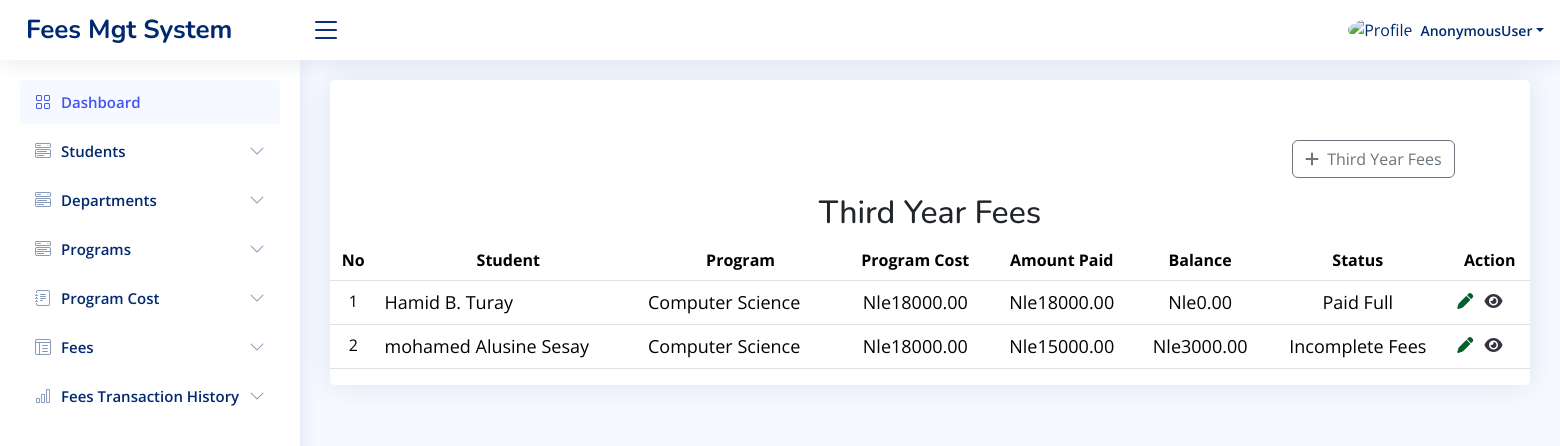
/cs_fees3/, run on the app's committed database.
### app/models.py (models this page shows, shortened)
class CS_Fees3(models.Model):
    student_name = models.CharField(max_length=100)
    id_number = models.CharField(max_length=20)
    program = models.ForeignKey(Programs, on_delete=models.CASCADE, related_name='cs_fees3_programs')  # Added related_name to avoid clash
    program_details = models.ForeignKey(Programs, on_delete=models.CASCADE, related_name='cs_fees3_program_details', null=True, blank=True)  # Updated related_name
    department = models.ForeignKey(Department, on_delete=models.CASCADE, related_name='cs_fees3_departments')  # Added related_name to avoid clash
    sum_of = models.CharField(max_length=200)
    paid_for = models.CharField(max_length=200, default='Tuition Fees')
    check_no = models.BigIntegerField(null=True, blank=True)
    receipt_no = models.CharField(max_length=20, unique=True, blank=True)
    amount_paid = models.DecimalField(max_digits=10, decimal_places=2)
    level = models.CharField(max_length=20, choices=LEVEL1)
    payment_date = models.DateField(null=True)
    second_payment_date = models.DateField(null=True, blank=True)
    cost_of_program = models.ForeignKey(CS_Cost3, on_delete=models.CASCADE, related_name='cs_fees3_cost_of_program_payments')  # Updated related_name
    paid_fees = models.DecimalField(max_digits=10, decimal_places=2, default=0.00)
    payment_slip = models.FileField(upload_to='payment_slips/', blank=True, null=True)
    second_payment_slip = models.FileField(upload_to='payment_slips/', blank=True, null=True)
    payment_status = models.CharField(max_length=20, choices=[
        ('Paid Full', 'Paid Full'),
        ('Incomplete Fees', 'Incomplete Fees'),
    ])
    def balance(self):
        return Decimal(self.cost_of_program.program_fees) - self.paid_fees

class Programs(models.Model):
    program_name = models.CharField(max_length=100)
    department = models.ForeignKey(Department, on_delete=models.CASCADE)

class CS_Cost3(models.Model):
    program_name = models.CharField(max_length=100,null=True)
    program_duration = models.PositiveIntegerField()
    program_fees = models.DecimalField(max_digits=10, decimal_places=2)
    department = models.ForeignKey(Department, on_delete=models.CASCADE)
    all_program = models.ForeignKey(Programs, on_delete=models.CASCADE)

### app/views.py (the view, shortened to what this page needs)
# urls.py: path('cs_fees3/', views.cs_fees3, name='cs_fees3'),
def cs_fees3(request):
    fees3 = CS_Fees3.objects.all()
    cs_cost3 = CS_Cost3.objects.all()
    departments = Department.objects.all()
    all_programs = Programs.objects.all()
    return render(request, 'cs_fees3.html', {
        'cs_cost3': cs_cost3,
        'fees3': fees3,
        'departments': departments,
        'all_programs': all_programs,
    })

### templates/cs_fees3.html (shortened to what this page needs)
{% load static %}
<!DOCTYPE html>
<html lang="en">
<head>
    <link href="{% static 'vendor1/bootstrap/css/bootstrap.min.css' %}" rel="stylesheet">
    <link href="{% static 'vendor1/bootstrap-icons/bootstrap-icons.css' %}" rel="stylesheet">
    <link href="{% static 'vendor1/boxicons/css/boxicons.min.css' %}" rel="stylesheet">
    <link href="{% static 'vendor1/quill/quill.snow.css' %}" rel="stylesheet">
    <link href="{% static 'vendor1/quill/quill.bubble.css' %}" rel="stylesheet">
    <link href="{% static 'vendor1/remixicon/remixicon.css' %}" rel="stylesheet">
    <link href="{% static 'vendor1/simple-datatables/style.css' %}" rel="stylesheet">
    <link rel="stylesheet" href="https://cdnjs.cloudflare.com/ajax/libs/font-awesome/6.6.0/css/all.min.css" />
    <link href="{% static 'css1/style.css' %}" rel="stylesheet">
  </head>
<body>
 <header id="header" class="header fixed-top d-flex align-items-center">
  <div class="d-flex align-items-center justify-content-between">
    <a href="{% url 'main_home' %}" class="logo d-flex align-items-center">
      <span class="d-none d-lg-block">Fees Mgt System</span>
    </a>
    <i class="bi bi-list toggle-sidebar-btn"></i>
  </div>
  <nav class="header-nav ms-auto">
    <ul class="d-flex align-items-center">
      <li class="nav-item dropdown pe-3">
        <a class="nav-link nav-profile d-flex align-items-center pe-0" href="#" data-bs-toggle="dropdown">
          <img src="{% static 'img1/cusl.png' %}" alt="Profile" class="rounded-circle">
          <span class="d-none d-md-block dropdown-toggle ps-2">{{user}}</span>
        </a>
      </li>
    </ul>
  </nav>
</header>
  <aside id="sidebar" class="sidebar">
    <ul class="sidebar-nav" id="sidebar-nav">
      <li class="nav-item">
        <a class="nav-link " href="{% url 'main_home' %}">
          <i class="bi bi-grid"></i>
          <span>Dashboard</span>
        </a>
      </li>
      <li class="nav-item">
        <a class="nav-link collapsed" data-bs-target="#components-nav" data-bs-toggle="collapse" href="#">
          <i class="bi bi-menu-button-wide"></i><span>Students</span><i class="bi bi-chevron-down ms-auto"></i>
        </a>
      </li>
      <li class="nav-item">
        <a class="nav-link collapsed" data-bs-target="#components-nav2" data-bs-toggle="collapse" href="#">
          <i class="bi bi-menu-button-wide"></i><span>Departments</span><i class="bi bi-chevron-down ms-auto"></i>
        </a>
      </li>
      <li class="nav-item">
        <a class="nav-link collapsed" data-bs-target="#components-nav1" data-bs-toggle="collapse" href="#">
          <i class="bi bi-menu-button-wide"></i><span>Programs</span><i class="bi bi-chevron-down ms-auto"></i>
        </a>
      </li>
      <li class="nav-item">
        <a class="nav-link collapsed" data-bs-target="#forms-nav" data-bs-toggle="collapse" href="#">
          <i class="bi bi-journal-text"></i><span>Program Cost</span><i class="bi bi-chevron-down ms-auto"></i>
        </a>
      </li>
      <li class="nav-item">
        <a class="nav-link collapsed" data-bs-target="#tables-nav" data-bs-toggle="collapse" href="#">
          <i class="bi bi-layout-text-window-reverse"></i><span>Fees</span><i class="bi bi-chevron-down ms-auto"></i>
        </a>
      </li>
      <li class="nav-item">
        <a class="nav-link collapsed" data-bs-target="#charts-nav" data-bs-toggle="collapse" href="#">
          <i class="bi bi-bar-chart"></i><span>Fees Transaction History</span><i class="bi bi-chevron-down ms-auto"></i>
        </a>
      </li>
    </ul>
  </aside>
  <main id="main" class="main">
    <section class="section">
      <div class="row">
        <div class="col-lg-12">
          <div class="card">
            <div class="container">
                <div class="row" style="margin-top: 60px;">
                    <div class="col-md-12" style="margin-left: 950px;">
                        <a href="" class="btn btn-outline-secondary" data-bs-target="#exampleModalToggle" data-bs-toggle="modal">
                            <i class="fa fa-plus" aria-hidden="true"></i>
                            <span class="ms-1">Third Year Fees</span>
                        </a>
                    </div>
                </div>
            </div>
            <h2 class="text-center mt-3">Third Year Fees</h2>
              <table class="table datatable">
                <thead>
                  <tr>
                    <th style="font-size: 16px; text-align: center;">No</th>
                    <th style="font-size: 16px; text-align: center;">Student</th>
                    <th style="font-size: 16px; text-align: center;">Program</th>
                    <th style="font-size: 16px; text-align: center;">Program Cost</th>
                    <th style="font-size: 16px; text-align: center;">Amount Paid</th>
                    <th style="font-size: 16px; text-align: center;">Balance</th>
                    <th style="font-size: 16px; text-align: center;">Status</th>
                    <th style="font-size: 16px; text-align: center;">Action</th>
                  </tr>
                </thead>
                <tbody>
               {% for fee3 in fees3 %}
                  <tr>
                    <td style="text-align: center;">{{forloop.counter}}</td>
                    <td style="font-size: 18px;">{{fee3.student_name}}</td>
                    <td style="font-size: 18px;">{{fee3.program.program_name}}</td>
                    <td style="text-align: center; font-size: 18px;">Nle{{fee3.cost_of_program.program_fees}}</td>
                    <td style="text-align: center; font-size: 18px;">Nle{{fee3.paid_fees}} </td>
                    <td style="text-align: center; font-size: 18px;">Nle{{fee3.balance}} </td>
                    <td style="text-align: center; font-size: 18px;">{{fee3.payment_status}}</td>
                    <td>
                      <a href="{% url 'edit_cs_fees3' fee3.id %}">
                        <i class="fas fa-pen" style="color: rgb(5, 94, 43);"></i>
                      </a>
                      <a href="{% url 'view_cs_fees3' fee3.id %}">
                        <i class="fas fa-eye" style="color: rgb(54, 51, 64); margin-left: 7px;"></i>
                    </a>
                    </td>
                  </tr>
                {% endfor %}
                </tbody>
              </table>
            </div>
          </div>
        </div>
    </section>
</body>
</html>

### static/css1/style.css (style rules this page uses)
:root { scroll-behavior: smooth; }
body { font-family: "Open Sans", sans-serif; background: #f6f9ff; color: #444444; }
a { color: #4154f1; text-decoration: none; }
h1, h2, h3, h4, h5, h6 { font-family: "Nunito", sans-serif; }
#main { margin-top: 60px; padding: 20px 30px; transition: all 0.3s; }
.card { margin-bottom: 30px; border: none; border-radius: 5px; box-shadow: 0px 0 30px rgba(1, 41, 112, 0.1); }
.logo { line-height: 1; }
@media (min-width: 1200px) { .logo { width: 280px; } }
.logo span { font-size: 26px; font-weight: 700; color: #012970; font-family: "Nunito", sans-serif; }
.header { transition: all 0.5s; z-index: 997; height: 60px; box-shadow: 0px 2px 20px rgba(1, 41, 112, 0.1); background-color: #fff; padding-left: 20px; }
.header .toggle-sidebar-btn { font-size: 32px; padding-left: 10px; cursor: pointer; color: #012970; }
.header-nav ul { list-style: none; }
.header-nav>ul { margin: 0; padding: 0; }
.header-nav .nav-profile { color: #012970; }
.header-nav .nav-profile img { max-height: 36px; }
.header-nav .nav-profile span { font-size: 14px; font-weight: 600; }
.sidebar { position: fixed; top: 60px; left: 0; bottom: 0; width: 300px; z-index: 996; transition: all 0.3s; padding: 20px; overflow-y: auto; scrollbar-width: thin; scrollbar-color: #aab7cf transparent; box-shadow: 0px 0px 20px rgba(1, 41, 112, 0.1); background-color: #fff; }
@media (min-width: 1200px) { #main, #footer { margin-left: 300px; } }
.sidebar-nav { padding: 0; margin: 0; list-style: none; }
.sidebar-nav li { padding: 0; margin: 0; list-style: none; }
.sidebar-nav .nav-item { margin-bottom: 5px; }
.sidebar-nav .nav-link { display: flex; align-items: center; font-size: 15px; font-weight: 600; color: #4154f1; transition: 0.3; background: #f6f9ff; padding: 10px 15px; border-radius: 4px; }
.sidebar-nav .nav-link i { font-size: 16px; margin-right: 10px; color: #4154f1; }
.sidebar-nav .nav-link.collapsed { color: #012970; background: #fff; }
.sidebar-nav .nav-link.collapsed i { color: #899bbd; }
.sidebar-nav .nav-link .bi-chevron-down { margin-right: 0; transition: transform 0.2s ease-in-out; }

### data on the page
CS_Fees3: student_name "Hamid B. Turay", program.program_name "Computer Science", cost_of_program.program_fees "18000.00", paid_fees "18000.00", balance "0.00", payment_status "Paid Full"
CS_Fees3: student_name "mohamed Alusine Sesay", program.program_name "Computer Science", cost_of_program.program_fees "18000.00", paid_fees "15000.00", balance "3000.00", payment_status "Incomplete Fees"

### other printed values
{{ user }} "AnonymousUser"
